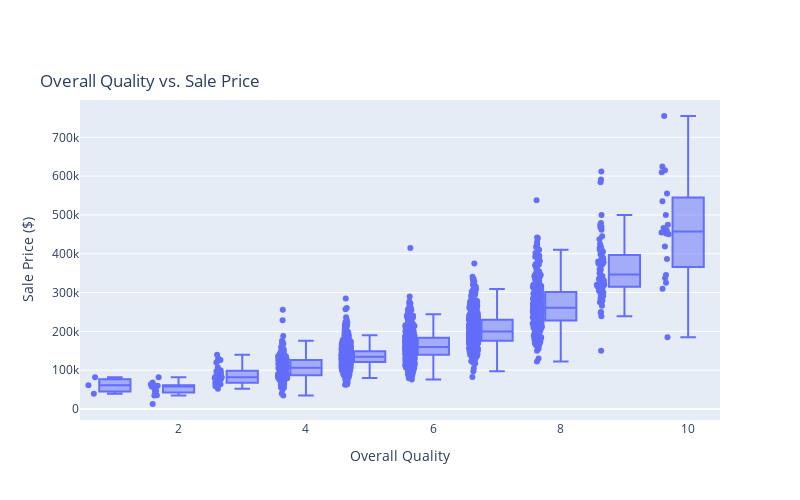

Notebook source saved alongside this figure:
### Code cell
fig = px.box(housing, x='OverallQual', y='SalePrice', points="all",
             title='Overall Quality vs. Sale Price',
             labels={'OverallQual': 'Overall Quality', 'SalePrice': 'Sale Price ($)'})
fig.update_layout(
    title=dict(y=0.85),
    height=500,
    width=800)

fig.show()

fig.write_image("images/overall_price.png")

### Figure 1 — Plotly figure (JSON) as saved in the notebook; plotly's stock layout.template omitted (floating-point values rounded to 4 significant figures; data arrays with more than 128 entries replaced by an {"elided": "..."} marker saying what was removed)
{"data": [{"alignmentgroup": "True", "boxpoints": "all", "hovertemplate": "Overall Quality=%{x}<br>Sale Price ($)=%{y}<extra></extra>", "legendgroup": "", "marker": {"color": "#636efa"}, "name": "", "notched": false, "offsetgroup": "", "orientation": "v", "showlegend": false, "type": "box", "x": {"elided": "2579 int values"}, "x0": " ", "xaxis": "x", "y": {"elided": "2579 int values"}, "y0": " ", "yaxis": "y"}], "layout": {"boxmode": "group", "height": 500, "legend": {"tracegroupgap": 0}, "title": {"text": "Overall Quality vs. Sale Price", "y": 0.85}, "width": 800, "xaxis": {"anchor": "y", "domain": [0, 1], "title": {"text": "Overall Quality"}}, "yaxis": {"anchor": "x", "domain": [0, 1], "title": {"text": "Sale Price ($)"}}}}
